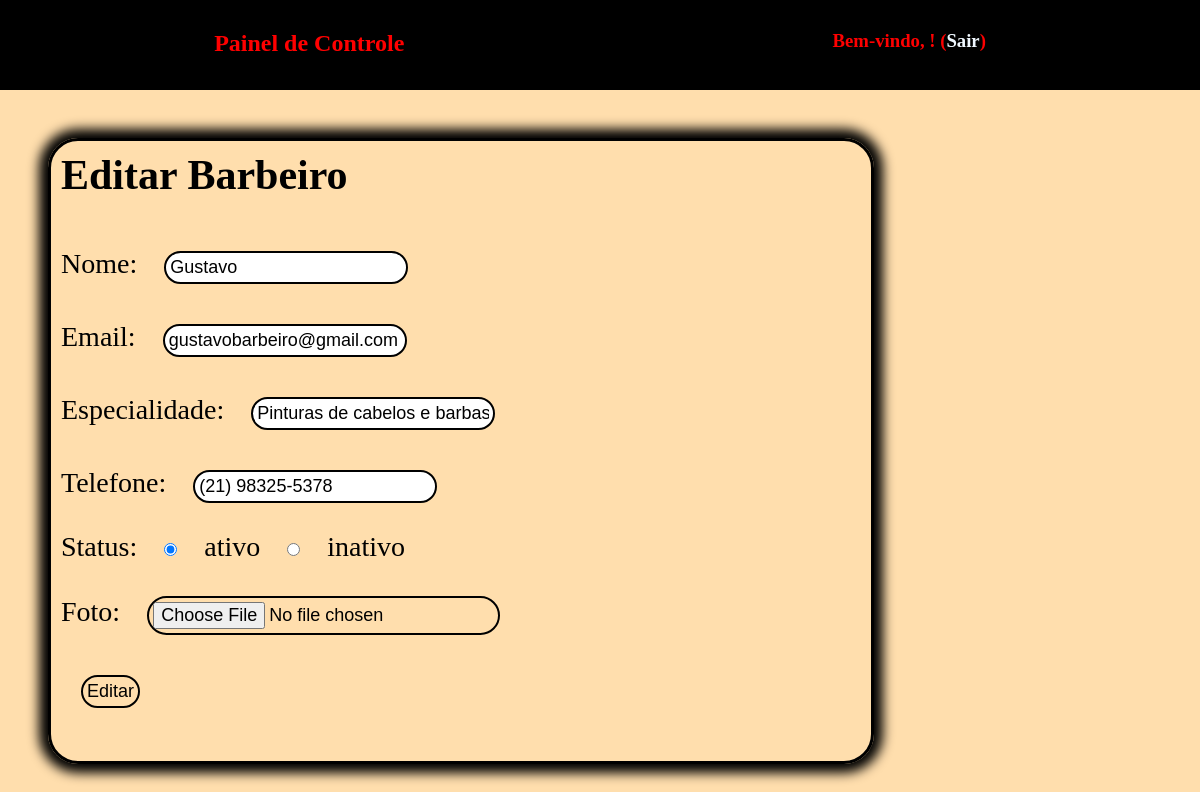
The page /admin/editar_barbeiro.php?id_barbeiro=1 on the database its author committed.
### tables this page shows
CREATE TABLE `barbeiros` (
  `id_barbeiro` int(11) NOT NULL,
  `nome` varchar(100) NOT NULL,
  `email` varchar(100) NOT NULL,
  `especialidade` varchar(100) DEFAULT NULL,
  `telefone` varchar(20) DEFAULT NULL,
  `disponibilidade` tinyint(1) DEFAULT 1,
  `foto` varchar(255) DEFAULT NULL
);

### admin/editar_barbeiro.php (the view, shortened to what this page needs)
<?php
$connection = connectDataBase();
if ($_SERVER['REQUEST_METHOD'] == 'GET' && isset($_GET['id_barbeiro'])) {
    $id = $_GET['id_barbeiro'];
    $result = $connection->query("SELECT * FROM barbeiros WHERE id_barbeiro = $id");
    if ($result->num_rows === 1) {
        $barbeiro = $result->fetch_assoc();
    } else {
        header("Location: admin_logado.php");
        exit();
    }
}
?>
<!DOCTYPE html>
<html>
<head>
    <link rel="stylesheet" href="painel.css">
</head>
<body>
    <div class="header">
        <h2>Painel de Controle</h2>
        <h3>Bem-vindo, <?php echo $_SESSION['email']; ?>! (<a href="../pages/login.php">Sair</a>)</h3>
    </div>
    <div class="editar-barbeiro">
        <h2>Editar Barbeiro</h2>
        <form method="post" action="./funcoes_sql/action_edit.php" enctype="multipart/form-data">
            <br><input type="hidden" name="id" value="<?php echo $barbeiro['id_barbeiro']; ?>" />
            <label>Nome: </label>
            <input type="text" name="nome" value="<?php echo $barbeiro['nome']; ?>" required /><br>
            <label>Email: </label>
            <input type="email" name="email" value="<?php echo $barbeiro['email']; ?>" required /><br>
            <div class="alinhamento-input">
                <label>Especialidade: </label>
                <input type="text" name="especialidade" value="<?php echo $barbeiro['especialidade']; ?> "
                    required /><br>
                <label>Telefone: </label>
                <input type="tel" name="telefone" value="<?php echo $barbeiro['telefone']; ?> " required /><br>
                <label>Status: </label>
                <input type="radio" value="1" name="disponibilidade"
                    <?php if($barbeiro['disponibilidade'] == 1) {echo 'checked';} ?> />
                <label>ativo</label>
                <input type="radio" value="0" name="disponibilidade"
                    <?php if($barbeiro['disponibilidade'] == 0) {echo 'checked';} ?> />
                <label>inativo</label><br>
                <label>Foto: </label><input type="file" name="foto" accept="image/jpeg" /><br>
                <input class="btn" type="submit" name="editar" value="Editar" />
            </div>
        </form>
    </div>
</body>
</html>

### admin/painel.css (style rules this page uses)
* { margin: 0; padding: 0; }
body { background: rgb(255, 222, 173); color: aliceblue; background-repeat: no-repeat; background-size: cover; height: 100%; }
.header { display: flex; flex-direction: row; justify-content: space-around; height: 60px; padding-top: 30px; color: red; background: black; text-shadow: 0px 0px 4px black; }
.header a { text-decoration: none; color: aliceblue; }
.editar-barbeiro { font-size: 28px; flex-direction: column; justify-content: left; height: 600px; width: 800px; border: 3px solid black; box-shadow: 0px 0px 12px 9px #000000; border-radius: 30px; padding: 10px; margin: 4%; color: #000000; }
.editar-barbeiro input { padding: 4px; margin: 20px; font-size: 18px; border-radius: 30px; border: 2px solid black; }
.btn { padding: 8px; margin-left: 40%; margin-top: 20px; cursor: pointer; background-color: transparent; }

### rows shown on the page
barbeiros: nome "Gustavo", email "gustavobarbeiro@gmail.com", especialidade "Pinturas de cabelos e barbas", telefone "(21) 98325-5378", disponibilidade "☑"
